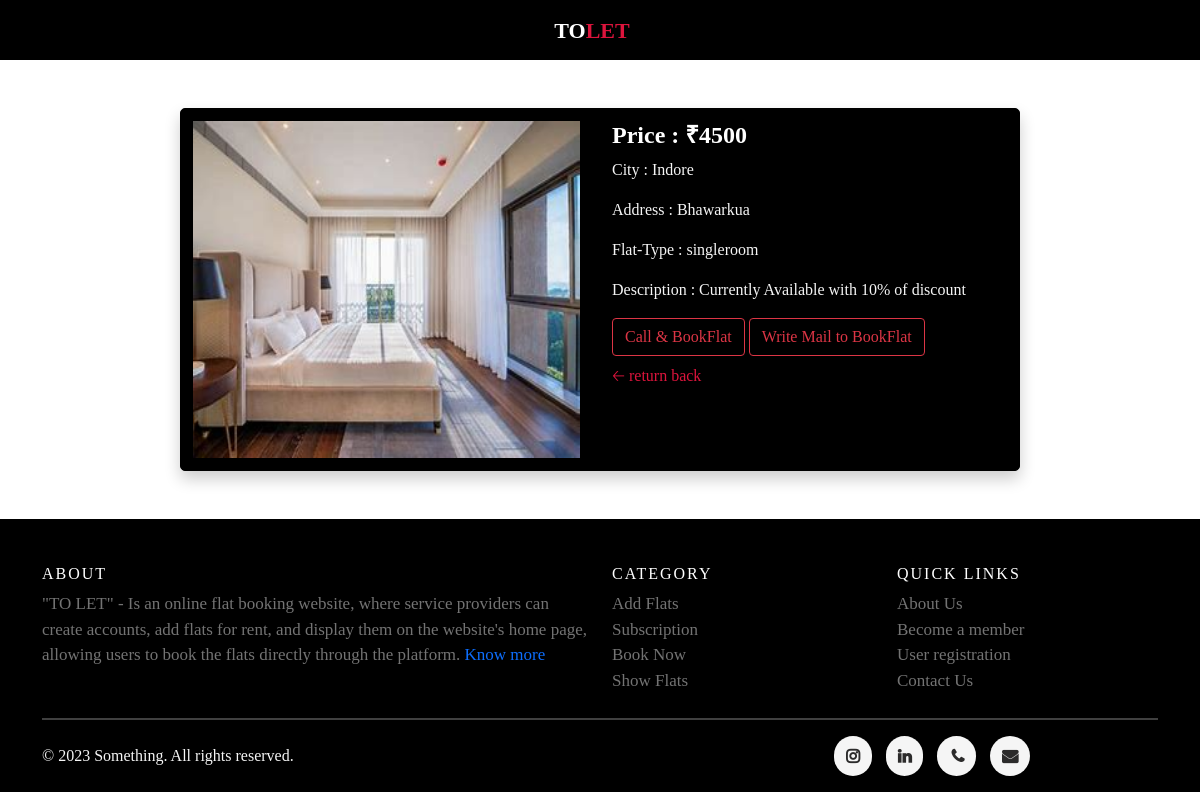
/viewflat/8 (signed in), run on an earlier commit of the app's database.
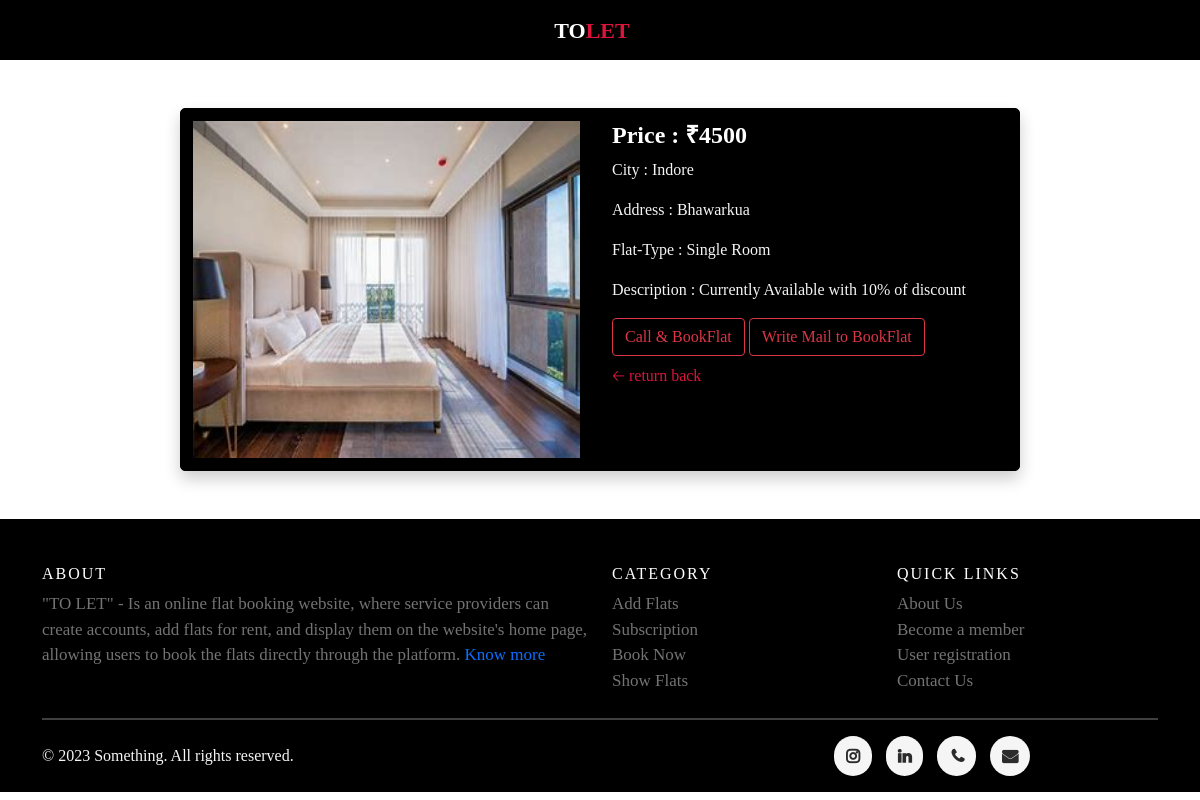
And on a later commit of the database.
### AddFlat/models.py (models this page shows, shortened)
class AddFlat(models.Model):
    owner = models.ForeignKey(FlatOwner, on_delete=models.CASCADE)
    address = models.CharField(max_length=300)
    contact = models.CharField(max_length=20)
    price = models.IntegerField()
    flat_type = models.CharField(max_length=30, null=True)
    image = models.FileField(upload_to="media", null=True)
    city = models.CharField(max_length=200, null=True)
    desc = models.TextField()
    flatstatus = models.CharField(max_length=50, null=True)

### AddFlat/views.py (the view)
# urls.py: path('viewflat/<int:pid>', ViewFlat, name="viewflat"),
def ViewFlat(request, pid):
    if not request.user.is_authenticated:
        return redirect('userlogin')
    ID = AddFlat.objects.get(id=pid)
    d = {'ID':ID}
    return render(request, 'ViewFlat.html', d)

### AddFlat/models.py (called while the page is built)
    def __str__(self):
        return self.user.username

### AddFlat/templates/ViewFlat.html (shortened to what this page needs)
{% block content %}
<link href="https://cdn.jsdelivr.net/npm/bootstrap@5.0.2/dist/css/bootstrap.min.css" rel="stylesheet">
{% load static %}
<link rel="stylesheet" href="{% static 'ViewFlatPage.css' %}">
{% include "Navbars/HomeNav.html" %}
<div class="container container-view mt-5">
    <div class="row">
        <div class="col-md-6">
            <div class="img">
                <img src="{{ID.image.url}}" alt="Flat Image" class="container-view-img">
            </div>
        </div>
        <div class="col-md-6">
            <div class="content">
                <h4 style="color: white;"><b>Price : ₹{{ID.price}}</b></h4>
                <p style="color: whitesmoke;">City : {{ID.city}}</p>
                <p style="color: whitesmoke;">Address : {{ID.address}}</p>
                <p style="color: whitesmoke;">Flat-Type : {{ID.flat_type}}</p>
                <p style="color: whitesmoke;">Description : {{ID.desc}}</p>
            </div>
            <div>
                <a href="tel:{{ID.contact}}" class="btn btn-outline-danger">Call & BookFlat</a>
                <a href="mailto:{{ID.owner}}" class="btn btn-outline-danger">Write Mail to BookFlat</a>
            </div>
            <div class="mt-2 pb-2">
                <a href="/userhome" style="text-decoration: none; color: crimson;">🡠 return back</a>
            </div>
        </div>
    </div>
</div><br>
{% include "Footer.html" %}
{% endblock content %}

What changed in the data, as far as the page shows it:
changed AddFlat "Indore": flat_type "singleroom" → "Single Room"
